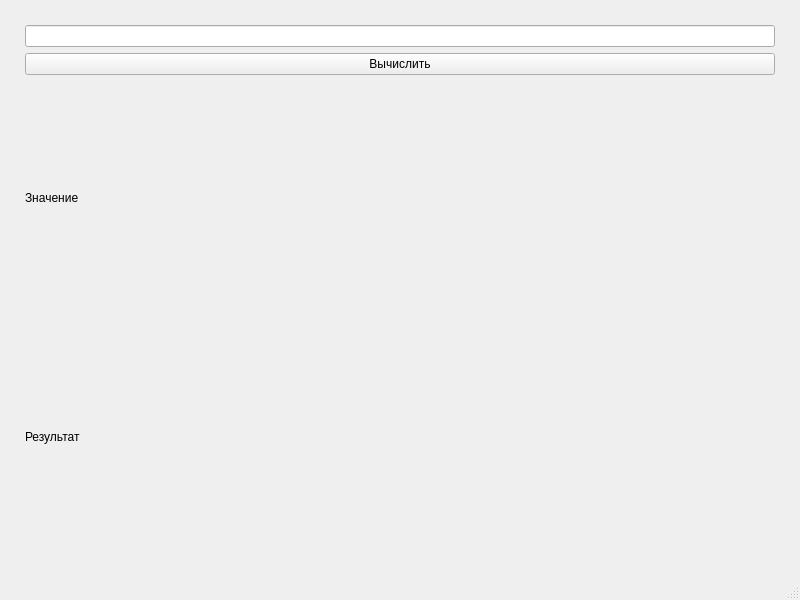
<?xml version="1.0" encoding="UTF-8"?>
<ui version="4.0">
 <class>MainWindow</class>
 <widget class="QMainWindow" name="MainWindow">
  <property name="geometry">
   <rect>
    <x>0</x>
    <y>0</y>
    <width>800</width>
    <height>600</height>
   </rect>
  </property>
  <property name="windowTitle">
   <string>MainWindow</string>
  </property>
  <widget class="QWidget" name="centralwidget">
   <layout class="QVBoxLayout" name="verticalLayout">
    <property name="leftMargin">
     <number>25</number>
    </property>
    <property name="topMargin">
     <number>25</number>
    </property>
    <property name="rightMargin">
     <number>25</number>
    </property>
    <property name="bottomMargin">
     <number>25</number>
    </property>
    <item>
     <widget class="QLineEdit" name="inputLineEdit"/>
    </item>
    <item>
     <widget class="QPushButton" name="calculateButton">
      <property name="text">
       <string>Вычислить</string>
      </property>
     </widget>
    </item>
    <item>
     <widget class="QLabel" name="suggestionLabel">
      <property name="text">
       <string>Значение</string>
      </property>
     </widget>
    </item>
    <item>
     <widget class="QLabel" name="resultLabel">
      <property name="text">
       <string>Результат</string>
      </property>
     </widget>
    </item>
   </layout>
  </widget>
  <widget class="QMenuBar" name="menubar">
   <property name="geometry">
    <rect>
     <x>0</x>
     <y>0</y>
     <width>800</width>
     <height>37</height>
    </rect>
   </property>
  </widget>
  <widget class="QStatusBar" name="statusbar"/>
 </widget>
 <resources/>
 <connections/>
</ui>
